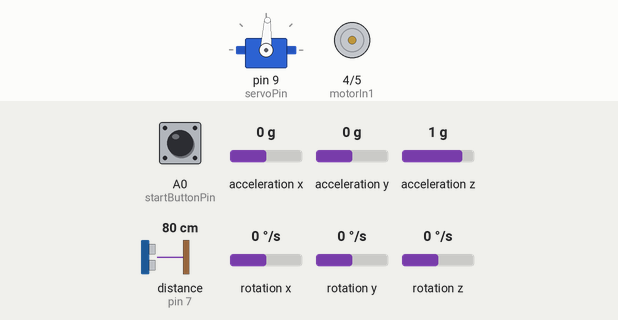
A sketch run on a simulated Arduino Uno, built with avr-gcc and run on an emulated ATmega328P. On the bench: servo, motor-driver pin pairs drawn as motors (green arrow = first pin HIGH = forward, orange = second pin HIGH = backward, longer = more drive, scaled by the enable pin). Inputs (shaded band) come from the test bench; at power-on: A0 (startButtonPin) HIGH, distance to the obstacle (sensor on pin 7) 80 cm, rotation z 0 °/s, acceleration x 0 g, acceleration y 0 g, acceleration z 1 g, rotation x 0 °/s, rotation y 0 °/s. The echo pulse lasts 58.3 µs per cm; what the sketch prints to the serial monitor is not drawn.

Above: at 0.8 s.
0.9 s: A0 (startButtonPin) pulled LOW for 0.15 s
At 1.7 s:
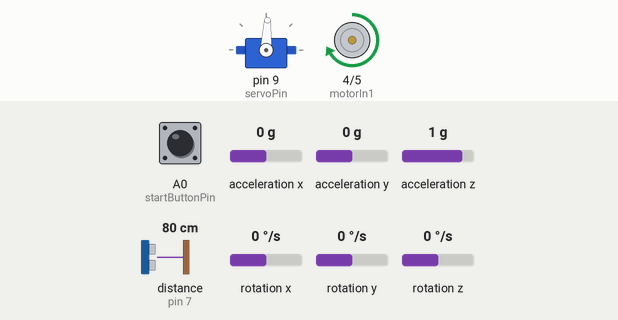
2.9 s: distance to the obstacle (sensor on pin 7) set to 67 cm
4.4 s: distance to the obstacle (sensor on pin 7) set to 56 cm
At 5.4 s:
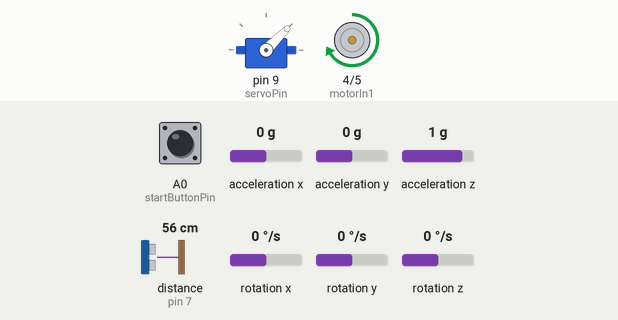
6.0 s: rotation z set to -192 °/s
At 6.73 s:
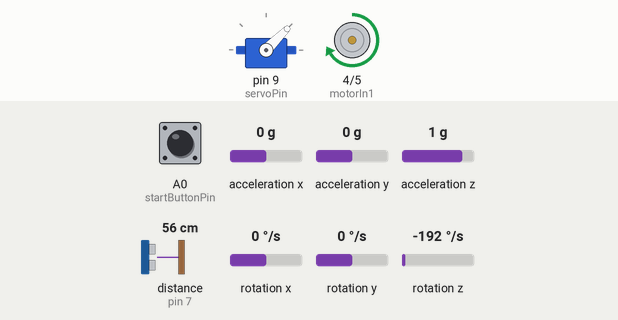
9.0 s: rotation z set to 4 °/s
At 10.2 s:
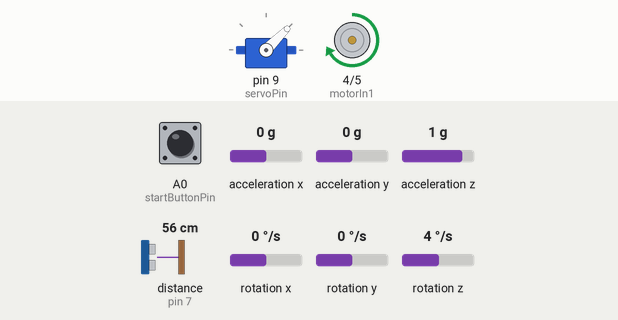
10.5 s: rotation z set to -100 °/s
At 12.0 s:
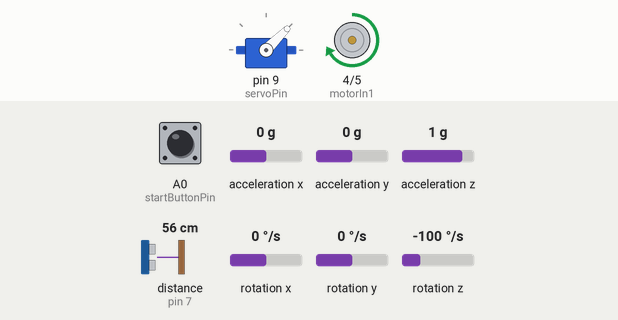
Timing chart, 0 to 14.5 s (numbered marks = the images above; inputs shaded):
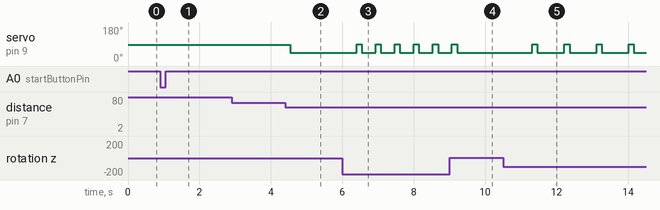

Measured:
- the behaviour switches between 62 and 61 cm on distance to the obstacle (sensor on pin 7) (found by bisection; images 1 and 2)
- after the input at 0.9 s, motor on pin 4 (motorIn1) / pin 5 (motorIn2): stopped → forward 200/255 after 0.50 s
- after the input at 2.9 s, every drawn part: stays the same
- after the input at 4.4 s, servo on pin 9 (servoPin): 87° → 45° after 0.14 s
- after the input at 6.0 s, servo on pin 9 (servoPin): alternates 90° for 0.14 s and 45° for 0.39 s, starting after 0.40 s
- after the input at 9.0 s, servo on pin 9 (servoPin): goes on until 9.2 s, then stays 45°
- after the input at 10.5 s, servo on pin 9 (servoPin): alternates 90° for 0.14 s and 45° for 0.76 s, starting after 0.81 s

The sketch:

Final_Code_V1.ino
```cpp
#include <Wire.h>
#include <MPU6050.h>
#include <Servo.h>

#define NUM_MEDIAN_SAMPLES 5

MPU6050 mpu;
Servo myServo;

const int trigFront = 6;
const int echoFront = 7;
const int servoPin = 9;
const int startButtonPin = A0;
const int motorIn1 = 4;
const int motorIn2 = 5;
const int motorEnable = 10;

bool started = false;
bool turning = false;
bool completedLaps = false;

float totalRotation = 0;
float cumulativeRotation = 0;   // 💡 NEW: Total rotation tracker for lap logic
float angleThreshold = 70.0;
float GYRO_DEADBAND = 1.5;

unsigned long lastTime = 0;

long readRawDistance(int trigPin, int echoPin) {
  digitalWrite(trigPin, LOW);
  delayMicroseconds(2);
  digitalWrite(trigPin, HIGH);
  delayMicroseconds(10);
  digitalWrite(trigPin, LOW);
  unsigned long dur = pulseIn(echoPin, HIGH, 30000);
  if (!dur) return -1;
  return dur * 0.034 / 2.0;
}

long readMedianDistance(int trigPin, int echoPin) {
  long samples[NUM_MEDIAN_SAMPLES];
  for (int i = 0; i < NUM_MEDIAN_SAMPLES; i++) {
    samples[i] = readRawDistance(trigPin, echoPin);
    delay(10);
  }
  for (int i = 1; i < NUM_MEDIAN_SAMPLES; i++) {
    long key = samples[i];
    int j = i - 1;
    while (j >= 0 && samples[j] > key) {
      samples[j + 1] = samples[j];
      j--;
    }
    samples[j + 1] = key;
  }
  return samples[NUM_MEDIAN_SAMPLES / 2];
}

void setup() {
  Serial.begin(9600);

  pinMode(trigFront, OUTPUT);
  pinMode(echoFront, INPUT);
  pinMode(startButtonPin, INPUT_PULLUP);
  pinMode(motorIn1, OUTPUT);
  pinMode(motorIn2, OUTPUT);
  pinMode(motorEnable, OUTPUT);

  myServo.attach(servoPin);
  myServo.write(87);  // Center

  Wire.begin();
  mpu.initialize();

  if (!mpu.testConnection()) {
    Serial.println("❌ MPU6050 not connected");
    while (true);
  }

  Serial.println("🔧 System ready, waiting for button...");
  while (digitalRead(startButtonPin) == HIGH) {
    delay(10);
  }

  delay(500);
  Serial.println("🚦 Button pressed! Starting...");
  started = true;

  digitalWrite(motorIn1, HIGH);
  digitalWrite(motorIn2, LOW);
  analogWrite(motorEnable, 200);

  lastTime = millis();
}

void loop() {
  if (!started || completedLaps) return;

  float dt = (millis() - lastTime) / 1000.0;
  lastTime = millis();

  // 🌀 Get gyro data
  int16_t gx, gy, gz;
  mpu.getRotation(&gx, &gy, &gz);
  float degPerSec = gz / 131.0;

  // Update both turning logic and lap tracking
  if (abs(degPerSec) > GYRO_DEADBAND) {
    float angleThisFrame = abs(degPerSec) * dt;
    if (turning) {
      totalRotation += angleThisFrame;
    }
    cumulativeRotation += angleThisFrame;
  }

  // 🧱 Front detection
  long frontDist = readMedianDistance(trigFront, echoFront);
  Serial.print("Front: ");
  Serial.print(frontDist);
  Serial.print(" cm | Turned: ");
  Serial.print(totalRotation);
  Serial.print("° | TotalRot: ");
  Serial.println(cumulativeRotation);

  // Start turning
  if (!turning && frontDist > 0 && frontDist <= 60) {
    Serial.println("🚧 Wall detected! Turning left...");
    myServo.write(45);
    turning = true;
    totalRotation = 0;
  }

  // Finish turning
  if (turning && totalRotation >= angleThreshold) {
    Serial.println("✅ Turn done. Resetting to center.");
    myServo.write(90);
    turning = false;
  }

  // 🏁 3 Laps = 1080 degrees
  if (cumulativeRotation >= 1180.0) {
    Serial.println("🎉 3 laps completed (1260°)! Stopping bot.");
    delay(4500);

    // STOP EVERYTHING
    digitalWrite(motorIn1, LOW);
    digitalWrite(motorIn2, LOW);
    analogWrite(motorEnable, 0);
    myServo.write(90);
    completedLaps = true;
  }

  delay(50);
}
```
